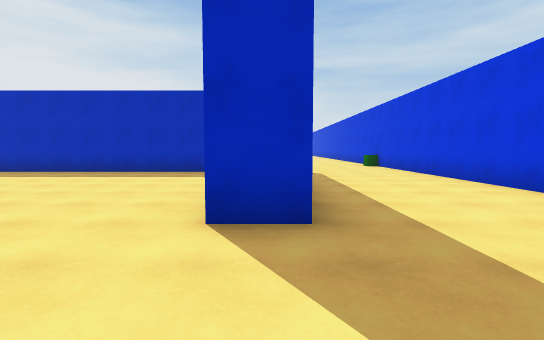
[1] (above)

24 first-person views from a walk through a Unity game level. The camera is 1.4 m above the floor, tilts 4° down and sees 85° across. The floor is counted in squares, 2 m on a side. Each view is taken from the middle of a square. On the plan, view 1 faces up. The plan holds only what a view shows up to about 10 squares ahead; the rest is blank. The place goes on beyond the plan.

[2]
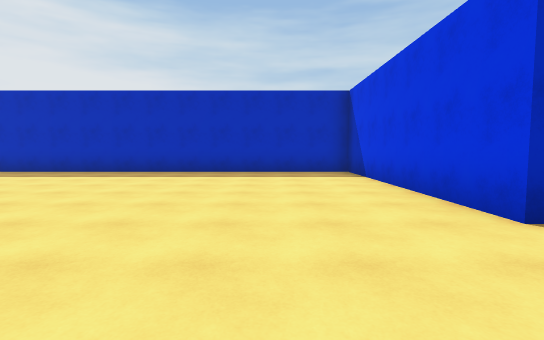

[3]
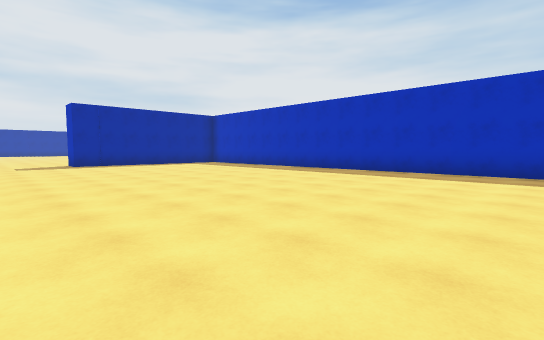

[4]
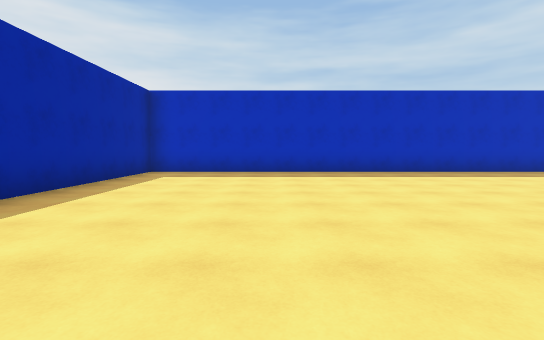

[5]
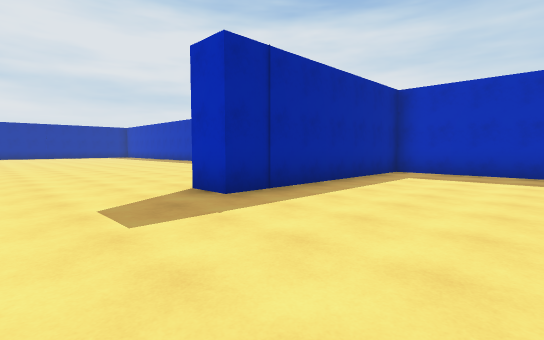

[6]
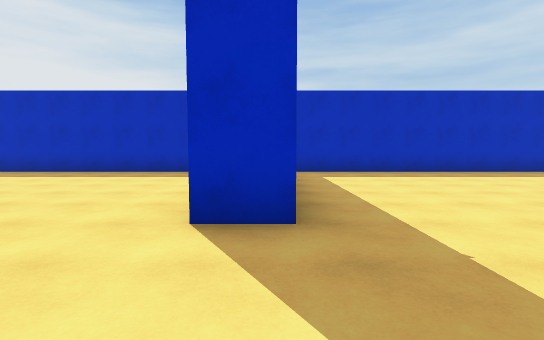

[7]
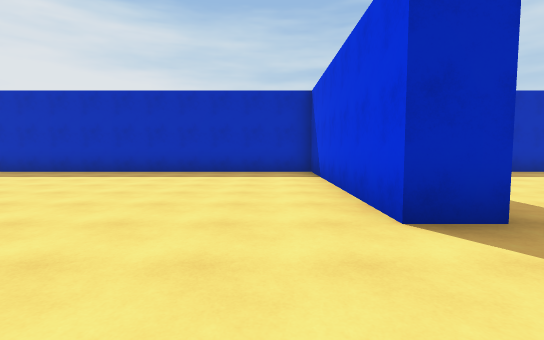

[8]
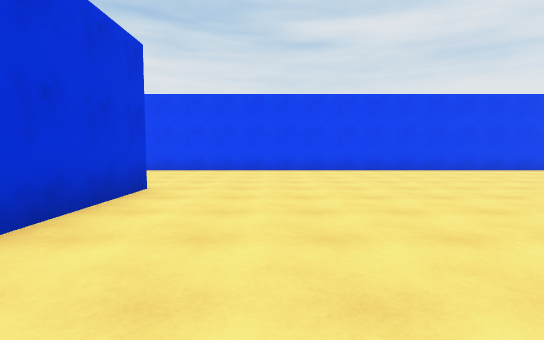

[9]
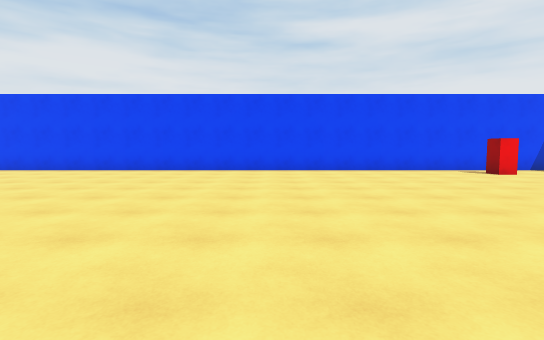

[10]
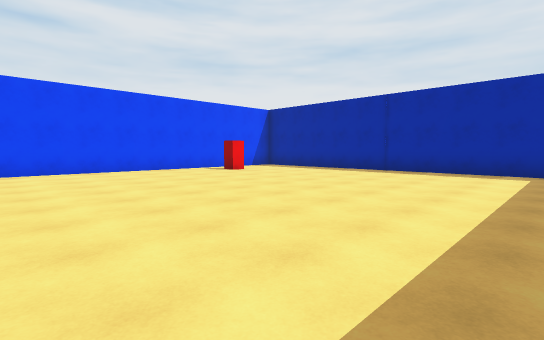

[11]
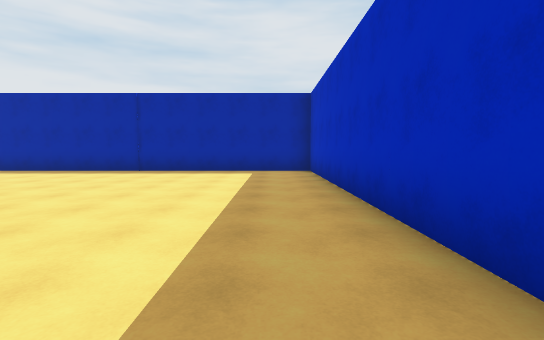

[12]
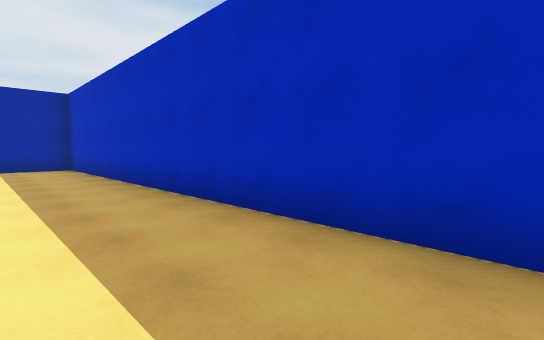

[13]
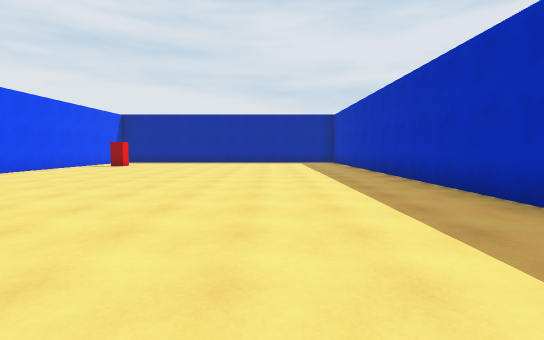

[14]
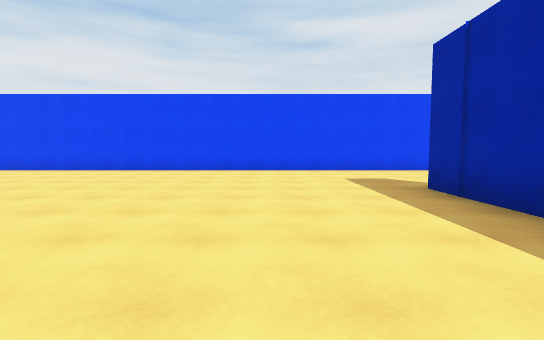

[15]
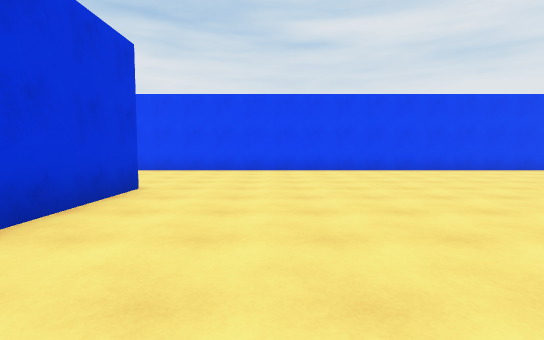

[16]
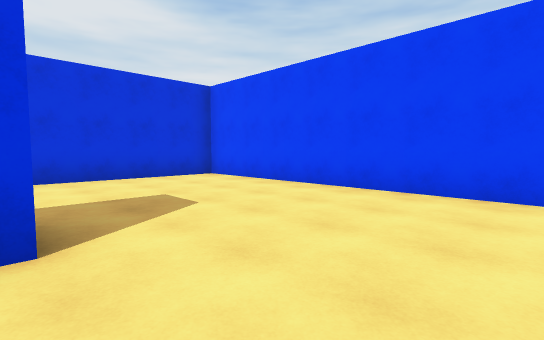

[17]
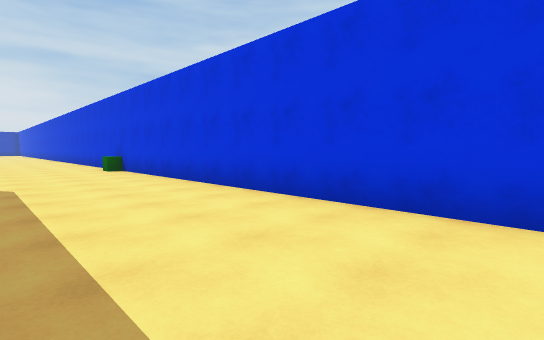

[18]
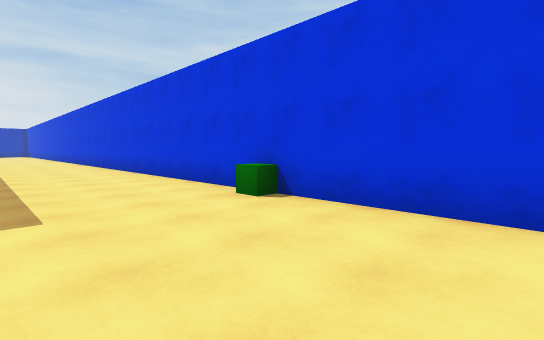

[19]
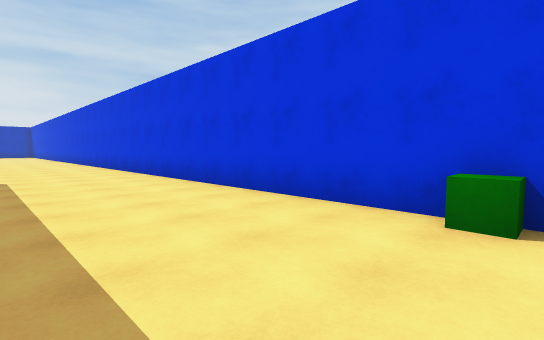

[20]
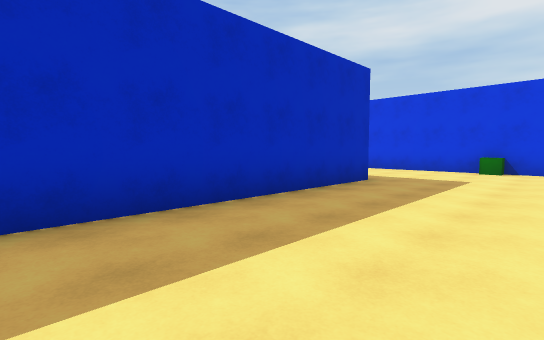

[21]
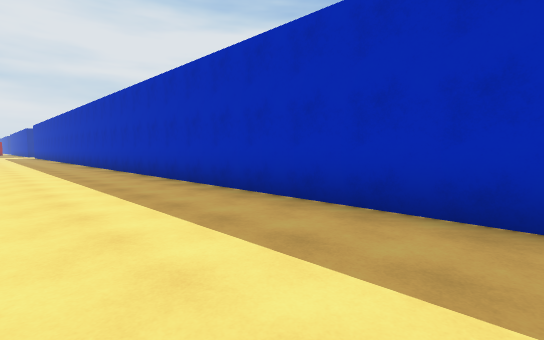

[22]
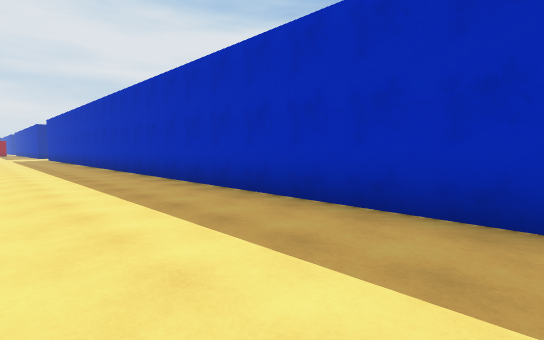

[23]
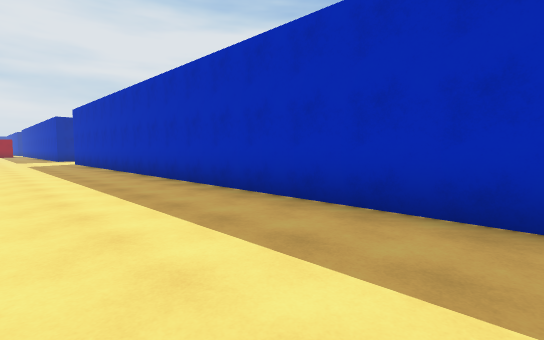

[24]
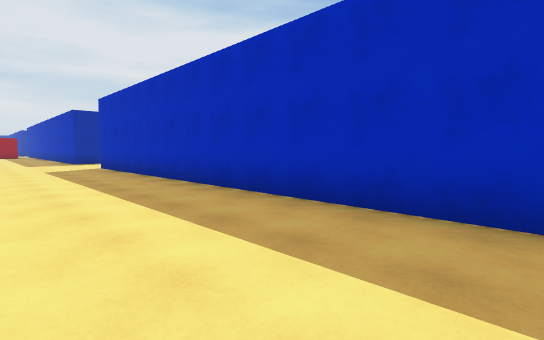

### Floor plan
Points are (right, up) in squares from view 1. A wall is a line through its corners. A room is listed if a view was taken in it or the views show most of it. See-through windows are left out.
Room 1 (views 1, 2, 3, 4, 5, 6, 14, 15, 16, 17, 18, 19, 20, 21, 22, 23, 24)
walls: (-21.6, -1.9) (4.4, -1.9) (4.4, 22.9); (0.5, 14.3) (-31, 14.3); (0.5, 2.8) (-0.6, 2.8) (-0.6, 9.3) (-19.8, 9.3) (-19.8, 2.8) (-20.8, 2.8)
ways out: opening at (-21, 1) to room 2; opening at (2.5, 21.8)
objects: green cube (4, 12)
Room 2 (views 7, 8, 9, 10, 11, 12, 13)
walls: (-20.8, 2.8) (-20.8, 9.3) (-42.7, 9.3) (-42.7, -0.9); (-42.1, -1.9) (-21.6, -1.9)
ways out: opening at (-21, 1) to room 1
objects: red block (-39, 0)

Positions as (right, up) in squares from view 1, and headings:
1: (0, 0), facing up
2: (-3, 0), facing up
3: (-6, 0), facing up-left
4: (-16, 0), facing up
5: (-16, 0), facing up-left
6: (-20, 0), facing up
7: (-22, 0), facing up
8: (-23, 8), facing down
9: (-33, 8), facing down
10: (-33, 8), facing down-left
11: (-33, 8), facing left
12: (-31, 7), facing up-left
13: (-27, 6), facing left
14: (-17, 8), facing down
15: (-3, 8), facing down
16: (-3, 3), facing down-right
17: (1, 2), facing up-right
18: (1, 9), facing up-right
19: (1, 12), facing up-right
20: (-6, 11), facing up-right
21: (-3, 11), facing up-left
22: (-9, 11), facing up-left
23: (-16, 11), facing up-left
24: (-20, 11), facing up-left
